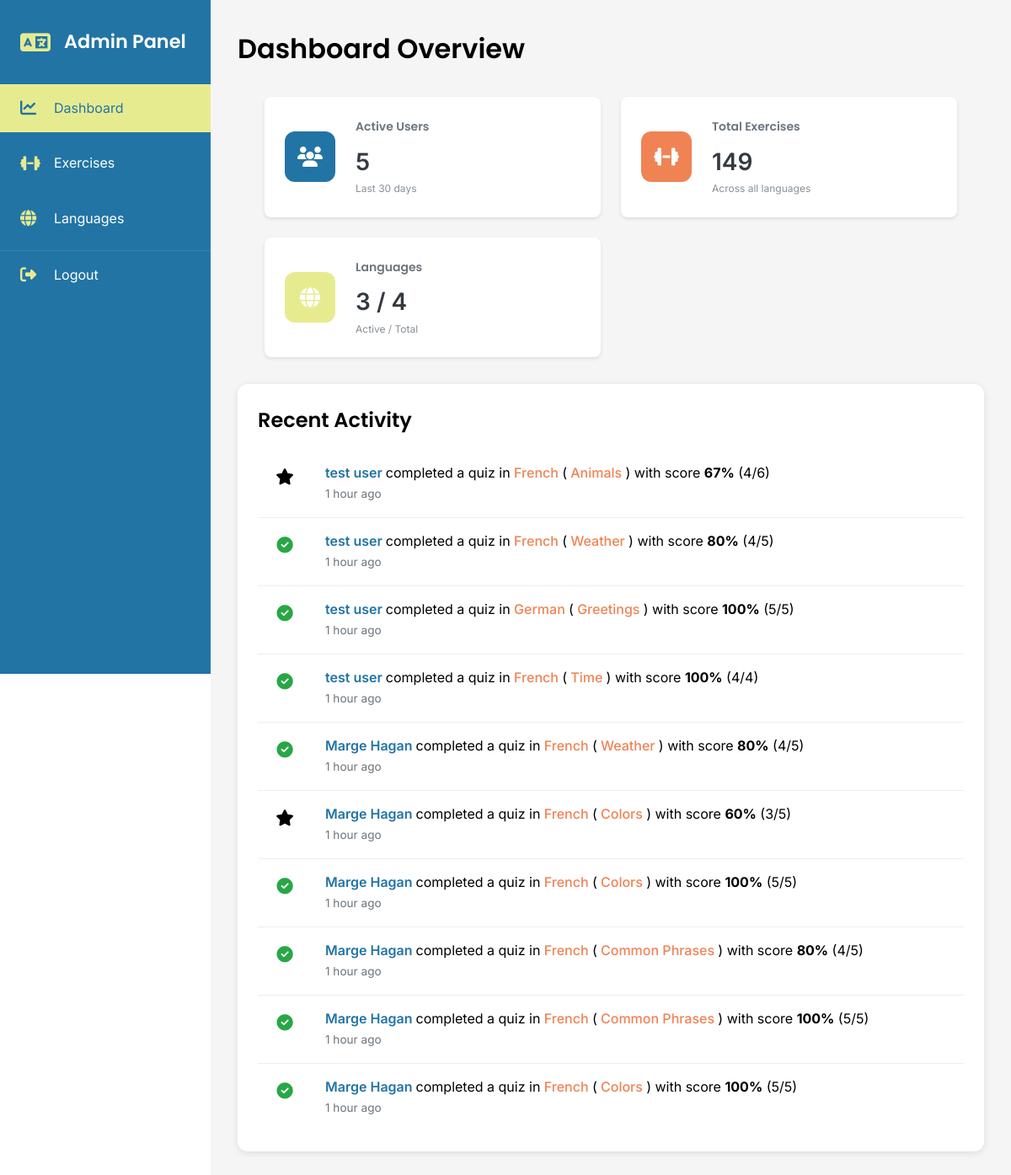
/view/admin/dashboard.php (signed in), run on the app's committed database.
### tables this page shows
CREATE TABLE `quiz_results` (
  `result_id` int(11) NOT NULL,
  `user_id` int(11) NOT NULL,
  `language_name` varchar(50) NOT NULL,
  `category_name` varchar(50) NOT NULL,
  `total_questions` int(11) NOT NULL,
  `correct_answers` int(11) NOT NULL,
  `completion_time` int(11) NOT NULL,
  `score` decimal(5,2) NOT NULL,
  `completed_at` timestamp NOT NULL DEFAULT current_timestamp()
);

CREATE TABLE `users` (
  `id` int(11) NOT NULL,
  `firstName` varchar(50) NOT NULL,
  `lastName` varchar(50) NOT NULL,
  `email` varchar(80) NOT NULL,
  `password` varchar(255) NOT NULL,
  `role` enum('admin','teacher','student') NOT NULL DEFAULT 'student',
  `joinDate` timestamp NOT NULL DEFAULT current_timestamp(),
  `is_admin` tinyint(1) DEFAULT 0
);

### view/admin/dashboard.php (the view, shortened to what this page needs)
<?php
require_once '../../config/db_connect.php';
$stats = [
    'total_users' => $pdo->query("
        SELECT COUNT(DISTINCT u.id)
        FROM users u
        JOIN user_enrollments ue ON u.id = ue.userId
        WHERE ue.status = 'active'
    ")->fetchColumn(),
    'total_exercises' => $pdo->query("
        SELECT COUNT(*)
        FROM exercise_sets
    ")->fetchColumn(),
    'total_languages' => $pdo->query("
        SELECT
            (SELECT COUNT(*) FROM languages WHERE active = 1) as active,
            (SELECT COUNT(*) FROM languages) as total
    ")->fetch(PDO::FETCH_ASSOC)
];
$recentActivity = $pdo->query("
    SELECT
        u.firstName,
        u.lastName,
        qr.language_name,
        qr.category_name,
        qr.completed_at as startTime,
        qr.score,
        qr.correct_answers,
        qr.total_questions
    FROM quiz_results qr
    JOIN users u ON qr.user_id = u.id
    WHERE qr.completed_at >= DATE_SUB(NOW(), INTERVAL 30 DAY)
    ORDER BY qr.completed_at DESC
    LIMIT 10
")->fetchAll(PDO::FETCH_ASSOC);
?>
<!DOCTYPE html>
<html lang="en">
<head>
    <link rel="stylesheet" href="https://cdnjs.cloudflare.com/ajax/libs/font-awesome/6.5.1/css/all.min.css">
    <link rel="stylesheet" href="../../assets/css/styles.css">
    <link rel="stylesheet" href="../../assets/css/admin/dashboard.css">
    <?php include 'includes/sidebar.php'; ?>
</head>
<body>
    <div class="admin-container">
        <main class="main-content">
            <header class="content-header">
                <h1>Dashboard Overview</h1>
            </header>
            <div class="stats-grid">
                <div class="stat-card">
                    <div class="stat-icon users">
                        <i class="fas fa-users"></i>
                    </div>
                    <div class="stat-info">
                        <h3>Active Users</h3>
                        <p class="stat-value"><?php echo $stats['total_users']; ?></p>
                        <p class="stat-label">Last 30 days</p>
                    </div>
                </div>
                <div class="stat-card">
                    <div class="stat-icon exercises">
                        <i class="fas fa-dumbbell"></i>
                    </div>
                    <div class="stat-info">
                        <h3>Total Exercises</h3>
                        <p class="stat-value"><?php echo $stats['total_exercises']; ?></p>
                        <p class="stat-label">Across all languages</p>
                    </div>
                </div>
                <div class="stat-card">
                    <div class="stat-icon languages">
                        <i class="fas fa-globe"></i>
                    </div>
                    <div class="stat-info">
                        <h3>Languages</h3>
                        <p class="stat-value"><?php echo $stats['total_languages']['active']; ?> / <?php echo $stats['total_languages']['total']; ?></p>
                        <p class="stat-label">Active / Total</p>
                    </div>
                </div>
            </div>
            <section class="recent-activity">
                <h2>Recent Activity</h2>
                <div class="activity-list">
                    <?php if (empty($recentActivity)): ?>
                        <div class="no-activity">
                            <i class="fas fa-info-circle"></i>
                            <p>No recent activity to display</p>
                        </div>
                    <?php else: ?>
                        <?php foreach ($recentActivity as $activity): ?>
                            <div class="activity-item">
                                <div class="activity-status">
                                    <?php if ($activity['score'] >= 80): ?>
                                        <i class="fas fa-check-circle text-success"></i>
                                    <?php elseif ($activity['score'] >= 60): ?>
                                        <i class="fas fa-star text-warning"></i>
                                    <?php else: ?>
                                        <i class="fas fa-book-reader text-info"></i>
                                    <?php endif; ?>
                                </div>
                                <div class="activity-details">
                                    <p class="activity-text">
                                        <span class="user-name">
                                            <?php echo htmlspecialchars($activity['firstName'] . ' ' . $activity['lastName']); ?>
                                        </span>
                                        completed a quiz in
                                        <span class="language-name">
                                            <?php echo htmlspecialchars($activity['language_name']); ?>
                                        </span>
                                        (<span class="category-name">
                                            <?php echo htmlspecialchars($activity['category_name']); ?>
                                        </span>)
                                        with score <strong><?php echo round($activity['score']); ?>%</strong>
                                        (<?php echo $activity['correct_answers']; ?>/<?php echo $activity['total_questions']; ?>)
                                    </p>
                                    <span class="activity-time">
                                        <?php
                                        $attemptDate = new DateTime($activity['startTime']);
                                        $now = new DateTime();
                                        $interval = $now->diff($attemptDate);
                                        if ($interval->days == 0) {
                                            if ($interval->h == 0) {
                                                if ($interval->i == 0) {
                                                    echo 'Just now';
                                                } else {
                                                    echo $interval->i . ' minute' . ($interval->i > 1 ? 's' : '') . ' ago';
                                                }
                                            } else {
                                                echo $interval->h . ' hour' . ($interval->h > 1 ? 's' : '') . ' ago';
                                            }
                                        } else if ($interval->days == 1) {
                                            echo 'Yesterday';
                                        } else if ($interval->days < 7) {
                                            echo $interval->days . ' days ago';
                                        } else {
                                            echo $attemptDate->format('M j, Y');
                                        }
                                        ?>
                                    </span>
                                </div>
                            </div>
                        <?php endforeach; ?>
                    <?php endif; ?>
                </div>
            </section>
        </main>
    </div>
</body>
</html>

### assets/css/styles.css (style rules this page uses)
:root { --ucla-blue: #2274A5; --mindaro: #E7EB90; --coral: #EF8354; --white: #FFFFFF; --black: #000000; --gray-light: #F5F5F5; --gray: #666666; --font-heading: 'Poppins', sans-serif; --font-body: 'Inter', sans-serif; }
* { margin: 0; padding: 0; box-sizing: border-box; }
body { font-family: var(--font-body); line-height: 1.6; color: var(--black); }
h1, h2, h3, h4, h5, h6 { font-family: var(--font-heading); font-weight: 600; }

### assets/css/admin/dashboard.css (style rules this page uses)
:root { --primary: #4A90E2; --secondary: #6C757D; --success: #2ECC71; --warning: #F1C40F; --danger: #E74C3C; --light: #F8F9FA; --dark: #343A40; --white: #FFFFFF; --border: #E9ECEF; --shadow: 0 2px 4px rgba(0,0,0,0.1); }
.admin-container { display: flex; min-height: 100vh; }
.main-content { flex: 1; margin-left: 250px; padding: 2rem; background-color: var(--gray-light); min-height: 100vh; }
.content-header { display: flex; justify-content: space-between; align-items: center; margin-bottom: 2rem; }
.stats-grid { display: grid; grid-template-columns: repeat(auto-fit, minmax(300px, 1fr)); gap: 1.5rem; margin: 2rem; }
.stat-card { background: var(--white); padding: 1.5rem; border-radius: 8px; box-shadow: 0 2px 4px rgba(0,0,0,0.1); display: flex; align-items: center; gap: 1.5rem; }
.stat-icon { width: 60px; height: 60px; border-radius: 12px; display: flex; align-items: center; justify-content: center; font-size: 1.5rem; color: var(--white); }
.stat-icon.users { background: var(--ucla-blue); }
.stat-icon.exercises { background: var(--coral); }
.stat-icon.languages { background: var(--mindaro); }
.stat-info h3 { color: var(--secondary); font-size: 0.875rem; margin-bottom: 0.5rem; }
.stat-value { font-size: 1.75rem; font-weight: 600; color: var(--dark); margin: 0; }
.stat-label { color: var(--secondary); font-size: 0.875rem; margin: 0; }
.recent-activity { background: var(--white); border-radius: 12px; padding: 1.5rem; box-shadow: 0 2px 8px rgba(0,0,0,0.1); margin-top: 2rem; }
.activity-list { margin-top: 1rem; }
.activity-item { display: flex; align-items: flex-start; gap: 1rem; padding: 1rem; border-bottom: 1px solid #eee; }
.activity-item:last-child { border-bottom: none; }
.activity-status { width: 32px; height: 32px; border-radius: 50%; display: flex; align-items: center; justify-content: center; margin-right: 1rem; }
.activity-details { flex: 1; }
.activity-text { margin: 0; line-height: 1.4; }
.user-name { font-weight: 600; color: var(--ucla-blue); }
.language-name, .category-name { font-weight: 500; color: var(--coral); }
.activity-time { font-size: 0.85rem; color: #6c757d; }
.stat-card .stat-value { display: flex; align-items: baseline; gap: 0.5rem; }
.stat-card .stat-label { font-size: 0.75rem; opacity: 0.8; }
.text-success { color: #28a745; }
.activity-status i { font-size: 1.2rem; }

### data on the page
quiz_results: user.lastName "test user", language_name "French", category_name "Animals", score "67", correct_answers "4", total_questions "6", completed_at "1"
quiz_results: user.lastName "test user", language_name "French", category_name "Weather", score "80", correct_answers "4", total_questions "5", completed_at "1"
quiz_results: user.lastName "test user", language_name "German", category_name "Greetings", score "100", correct_answers "5", total_questions "5", completed_at "1"
quiz_results: user.lastName "test user", language_name "French", category_name "Time", score "100", correct_answers "4", total_questions "4", completed_at "1"
quiz_results: user.lastName "Marge Hagan", language_name "French", category_name "Weather", score "80", correct_answers "4", total_questions "5", completed_at "1"
quiz_results: user.lastName "Marge Hagan", language_name "French", category_name "Colors", score "60", correct_answers "3", total_questions "5", completed_at "1"
quiz_results: user.lastName "Marge Hagan", language_name "French", category_name "Colors", score "100", correct_answers "5", total_questions "5", completed_at "1"
quiz_results: user.lastName "Marge Hagan", language_name "French", category_name "Common Phrases", score "80", correct_answers "4", total_questions "5", completed_at "1"
quiz_results: user.lastName "Marge Hagan", language_name "French", category_name "Common Phrases", score "100", correct_answers "5", total_questions "5", completed_at "1"
quiz_results: user.lastName "Marge Hagan", language_name "French", category_name "Colors", score "100", correct_answers "5", total_questions "5", completed_at "1"

### other printed values
$stats['total_users'] "5"
$stats['total_exercises'] "149"
$stats['total_languages']['active'] "3"
$stats['total_languages']['total'] "4"
